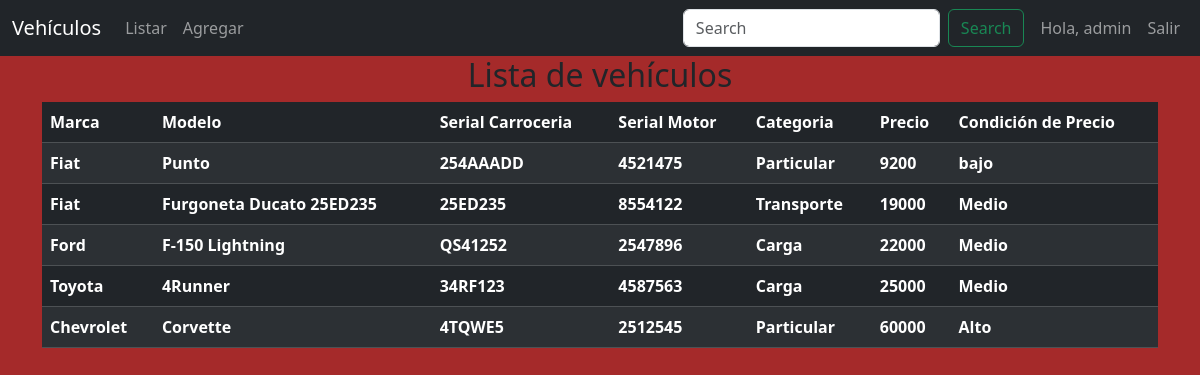
/vehiculo/list (signed in), run on the app's committed database.
### vehiculo/models.py (models this page shows, shortened)
class VehiculoModel(models.Model):
    MARCA_CHOICES = [
        ('Ford', 'Ford'),
        ('Chevrolet', 'Chevrolet'),
        ('Fiat', 'Fiat'),
        ('Toyota', 'Toyota'),
    ]
    CATEGORIA_CHOICES = [
        ('Particular', 'Particular'),
        ('Transporte', 'Transporte'),
        ('Carga', 'Carga')
    ]
    marca = models.CharField(max_length=20, choices=MARCA_CHOICES)
    modelo = models.CharField(max_length=100)
    serial_carroceria = models.CharField(max_length=50)
    serial_motor = models.CharField(max_length=50)
    categoria = models.CharField(max_length=20, choices=CATEGORIA_CHOICES)
    precio = models.IntegerField()
    fecha_creacion = models.DateTimeField(auto_now_add=True)
    fecha_modificacion = models.DateTimeField(auto_now=True)
    class Meta:
        permissions = (
            ("visualizar_catalogo", "Puede visualizar_catalogo"),
            ("adds_vehiculomodel", "Puede adds_vehiculomodel")
        )

### vehiculo/views.py (the view)
# urls.py: path('vehiculo/list', listar_vehiculos, name="list")
@login_required(login_url='/login/')
@permission_required('vehiculo.visualizar_catalogo', login_url='/login/')
def listar_vehiculos(request):
    vehiculos = VehiculoModel.objects.all()
    context = {'vehiculos': vehiculos}
    return render(request, 'list.html', context)

### templates/list.html
{% extends 'base.html' %}
{% block content %}
<div class="container">
    <h2 class="text-center">Lista de vehículos</h2>
    <table class="table table-dark table-striped">
        <thead>
          <tr>
            <th scope="col">Marca</th>
            <th scope="col">Modelo</th>
            <th scope="col">Serial Carroceria</th>
            <th scope="col">Serial Motor</th>
            <th scope="col">Categoria</th>
            <th scope="col">Precio</th>
            <th scope="col">Condición de Precio</th>
          </tr>
        </thead>
        <tbody>
          {% for vehiculo in vehiculos %}
            <tr>
                <th scope="row">{{vehiculo.marca}}</th>
                <th scope="row">{{vehiculo.modelo}}</th>
                <th scope="row">{{vehiculo.serial_carroceria}}</th>
                <th scope="row">{{vehiculo.serial_motor}}</th>
                <th scope="row">{{vehiculo.categoria}}</th>
                <th scope="row">{{vehiculo.precio}}</th>
                {% if vehiculo.precio <= 10000 %}
                <th scope="row">bajo</th>
                {% elif vehiculo.precio > 10000 and vehiculo.precio <= 30000 %}
                <th scope="row">Medio</th>
                {% elif vehiculo.precio > 30000 %}
                <th scope="row">Alto</th>
                {% endif %}
            </tr>
          {% endfor %}
        </tbody>
    </table>
</div>
{% endblock content %}

### templates/base.html (shortened to what this page needs)
<!DOCTYPE html>
<html lang="en">
<head>
    {% load static %}
    <link rel="stylesheet" type="text/css" href={% static 'css/style.css' %}>
    {% load bootstrap5 %}
    {% bootstrap_css %}
</head>
<body>
    {% block nav %}
    {% include 'menu.html' %}
    {% endblock nav %}
    {% block content %}{% endblock content %}
</body>
</html>

### templates/menu.html (shortened to what this page needs)
<nav class="navbar navbar-expand-lg navbar-dark bg-dark">
    <div class="container-fluid">
      <a class="navbar-brand" href="/">Vehículos</a>
      <div class="collapse navbar-collapse" id="navbarSupportedContent">
        <ul class="navbar-nav me-auto mb-2 mb-lg-0">
          {% if user.is_authenticated %}
              {% if perms.vehiculo.visualizar_catalogo %}
                  <li class="nav-item">
                      <a class="nav-link" href="/vehiculo/list">Listar</a>
                  </li>
              {% endif %}
              {% if perms.vehiculo.adds_vehiculomodel %}
                  <li class="nav-item">
                      <a class="nav-link" href="/vehiculo/add">Agregar</a>
                  </li>
              {% endif %}
          {% endif %}
        </ul>
        <form class="d-flex">
          <input class="form-control me-2" type="search" placeholder="Search" aria-label="Search">
          <button class="btn btn-outline-success me-2" type="submit">Search</button>
        </form>
        <div>
        <ul class=" navbar-nav mr-5 justify-content-center align-items-center ">
          {% if user.is_authenticated %}
            <li class="nav-item ">
              <a class="nav-link" href="#">Hola, {{user.username}}</a>
            </li>
            <li class="nav-item ">
              <a class="nav-link " href="/logout">Salir </a>
            </li>
          {% else %}
            <li class="nav-item">
              <a href="{% url 'login' %}" class="btn btn-dark btn-outline-success">Login/Register</a>
            </li>
          {% endif %}
        </ul>
        </div>
      </div>
    </div>
  </nav>

### static/css/style.css (style rules this page uses)
body { background-color: #a52a2a !important; }

### data on the page
VehiculoModel: marca "Fiat", modelo "Punto", serial_carroceria "254AAADD", serial_motor "4521475", categoria "Particular", precio "9200", shows "bajo"
VehiculoModel: marca "Fiat", modelo "Furgoneta Ducato 25ED235", serial_carroceria "25ED235", serial_motor "8554122", categoria "Transporte", precio "19000", shows "Medio"
VehiculoModel: marca "Ford", modelo "F-150 Lightning", serial_carroceria "QS41252", serial_motor "2547896", categoria "Carga", precio "22000", shows "Medio"
VehiculoModel: marca "Toyota", modelo "4Runner", serial_carroceria "34RF123", serial_motor "4587563", categoria "Carga", precio "25000", shows "Medio"
VehiculoModel: marca "Chevrolet", modelo "Corvette", serial_carroceria "4TQWE5", serial_motor "2512545", categoria "Particular", precio "60000", shows "Alto"

### other printed values
{{ user.username }} "admin"
